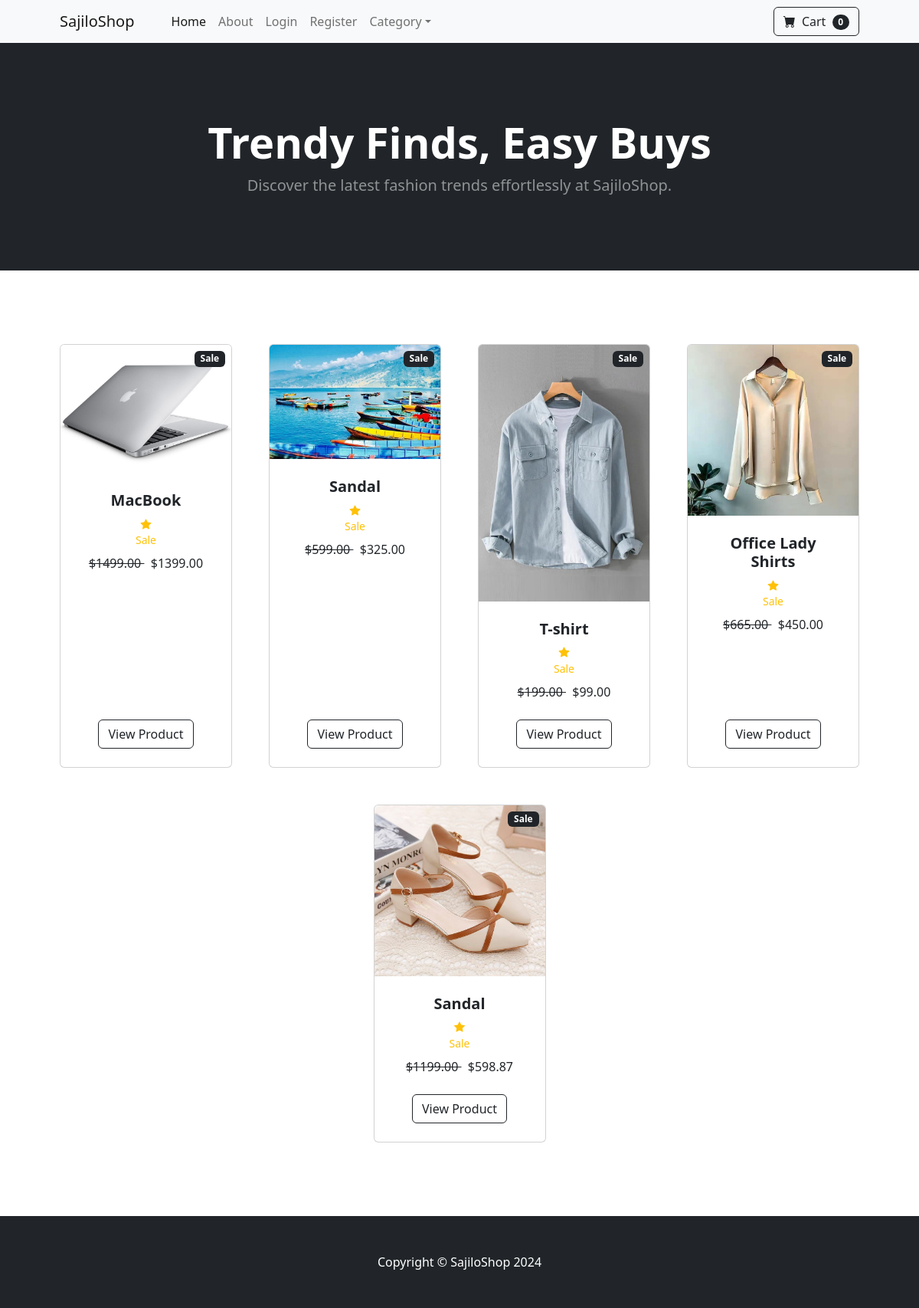
The page / on the database its author committed.
### store/models.py (models this page shows, shortened)
class Product(models.Model):
    name = models.CharField(max_length=50)
    price = models.DecimalField(default=-8, decimal_places=2, max_digits=6)
    category =models.ForeignKey(Category, on_delete=models.CASCADE, default=1)
    description = models.CharField(max_length=250, default='', blank=True)
    image = models.ImageField(upload_to='uploads/product/')
    is_sale = models.BooleanField(default=False)
    sale_price = models.DecimalField(default=0, decimal_places=2, max_digits=6)

### store/views.py (the view)
# urls.py: 2. Add a URL to urlpatterns:  path('', views.home, name='home')
def home(request):
    products = Product.objects.all()
    return render(request, 'index.html', {'products':products})

### cart/cart.py (called while the page is built)
    def __len__(self):
        return len(self.cart)

### cart/context_processors.py (called while the page is built)
def cart(request):
    return {'cart': Cart(request)}

### store/templates/index.html (shortened to what this page needs)
{% extends "base.html" %}
{% load static %}
{% block content %}
        <header class="bg-dark py-5">
            <div class="container px-4 px-lg-5 my-5">
                <div class="text-center text-white">
                    <h1 class="display-4 fw-bolder">Trendy Finds, Easy Buys</h1>
                    <p class="lead fw-normal text-white-50 mb-0">Discover the latest fashion trends effortlessly at SajiloShop.</p>
                </div>
            </div>
        </header>
        <section class="py-5">
            <div class="container px-4 px-lg-5 mt-5">
                <div class="row gx-4 gx-lg-5 row-cols-2 row-cols-md-3 row-cols-xl-4 justify-content-center">
                    {% for product in products %}
                    {% if product.is_sale %}
                    <div class="col mb-5">
                        <div class="card h-100">
                            <div class="badge bg-dark
                            text-white position-absolute"
                            style="top: 0.5rem; right: 0.5rem">Sale</div>
                            <img class="card-img-top" src="{{ product.image.url }}" alt="..." />
                            <div class="card-body p-4">
                                <div class="text-center">
                                    <h5 class="fw-bolder">{{ product.name }}</h5>
                                    <div class="]d-flex justify-content-center small
                                    text-warning mb-2">
                                    <div class="bi-star-fill"></div>
                                    &nbsp;&nbsp;Sale&nbsp;&nbsp;
                                </div>
                                    <strike>
                                    ${{ product.price }}
                                    </strike>
                                    &nbsp;
                                    ${{ product.sale_price }}
                                </div>
                            </div>
                            <div class="card-footer p-4 pt-0 border-top-0 bg-transparent">
                                <div class="text-center"><a class="btn btn-outline-dark mt-auto" href="{% url 'product' product.id %}">View Product</a></div>
                            </div>
                        </div>
                    </div>
                    {% endif %}
                    {% endfor %}
                    </div>
                    </div>
        </section>
{% endblock  %}

### store/templates/base.html (shortened to what this page needs)
{% load static %}
<!DOCTYPE html>
<html lang="en">
    <head>
        <link href="https://cdn.jsdelivr.net/npm/bootstrap-icons@1.5.0/font/bootstrap-icons.css" rel="stylesheet" />
        <link href="{% static 'css/styles.css' %}" rel="stylesheet" />
    </head>
    <body>
        {% include "navbar.html" %}
        {% block content %}{% endblock  %}
        <footer class="py-5 bg-dark">
            <div class="container"><p class="m-0 text-center text-white">Copyright &copy; SajiloShop 2024</p></div>
        </footer>
    </body>
</html>

### store/templates/navbar.html (shortened to what this page needs)
        <nav class="navbar navbar-expand-lg navbar-light bg-light">
            <div class="container px-4 px-lg-5">
                <a class="navbar-brand" href="{% url 'home' %}">SajiloShop</a>
                <div class="collapse navbar-collapse" id="navbarSupportedContent">
                    <ul class="navbar-nav me-auto mb-2 mb-lg-0 ms-lg-4">
                        <li class="nav-item"><a class="nav-link active" aria-current="page" href="{% url 'home' %}">Home</a></li>
                        <li class="nav-item"><a class="nav-link" href="{% url 'about' %}">About</a></li>
                        {% if user.is_authenticated %}
                            <li class="nav-item"><a class="nav-link" href="{% url 'logout' %}">Logout</a></li>
                        {% else %}
                            <li class="nav-item"><a class="nav-link" href="{% url 'login' %}">Login</a></li>
                            <li class="nav-item"><a class="nav-link" href="{% url 'register' %}">Register</a></li>
                        {% endif %}
                        <li class="nav-item dropdown">
                            <a class="nav-link dropdown-toggle" id="navbarDropdown" href="{% url 'category' 'category.foo' %}" role="button" data-bs-toggle="dropdown" aria-expanded="false">Category</a>
                        </li>
                    </ul>
                    <form class="d-flex">
                        <a href="{% url 'cart_summary' %}" class="btn btn-outline-dark"><i class="bi-cart-fill me-1"></i>
                            Cart
                            <span class="badge bg-dark text-white ms-1 rounded-pill" id="cart_quantity">{{ cart|length }}</span>
                        </a>
                    </form>
                </div>
            </div>
        </nav>

### rows shown on the page
Product: image (picture), name "MacBook", price "1499.00", sale_price "1399.00"
Product: image (picture), name "Sandal", price "599.00", sale_price "325.00"
Product: image (picture), name "T-shirt", price "199.00", sale_price "99.00"
Product: image (picture), name "Office Lady Shirts", price "665.00", sale_price "450.00"
Product: image (picture), name "Sandal", price "1199.00", sale_price "598.87"

### other values the page prints
{{ cart|length }} "0"
